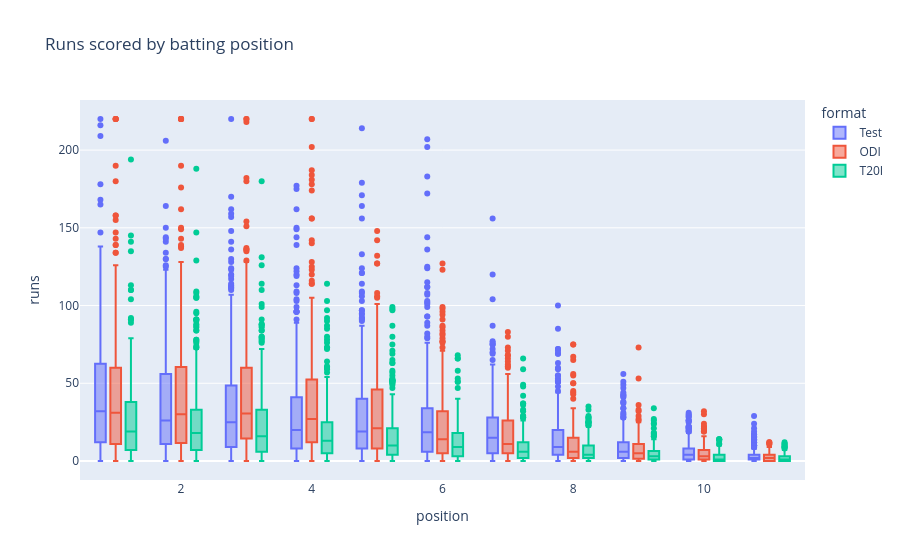

This figure's notebook cell:
### Markdown cell above
# Cell 5: runs by batting position

### Code cell
runs = db.run_query("""
    SELECT b.batting_position AS position, b.runs, m.match_format AS format
    FROM batting_performances b JOIN matches m ON m.match_id = b.match_id
    WHERE m.match_format IN ('Test','ODI','T20I')""")
fig = px.box(runs, x="position", y="runs", color="format",
             title="Runs scored by batting position")
save(fig, "runs_by_position").show()

### Figure 1 — Plotly figure (JSON) as saved in the notebook; plotly's stock layout.template omitted (floating-point values rounded to 4 significant figures; data arrays with more than 128 entries replaced by an {"elided": "..."} marker saying what was removed)
{"data": [{"alignmentgroup": "True", "hovertemplate": "format=Test<br>position=%{x}<br>runs=%{y}<extra></extra>", "legendgroup": "Test", "marker": {"color": "#636efa"}, "name": "Test", "notched": false, "offsetgroup": "Test", "orientation": "v", "showlegend": true, "type": "box", "x": {"elided": "4384 int values"}, "x0": " ", "xaxis": "x", "y": {"elided": "4384 int values"}, "y0": " ", "yaxis": "y"}, {"alignmentgroup": "True", "hovertemplate": "format=ODI<br>position=%{x}<br>runs=%{y}<extra></extra>", "legendgroup": "ODI", "marker": {"color": "#EF553B"}, "name": "ODI", "notched": false, "offsetgroup": "ODI", "orientation": "v", "showlegend": true, "type": "box", "x": {"elided": "2919 int values"}, "x0": " ", "xaxis": "x", "y": {"elided": "2919 int values"}, "y0": " ", "yaxis": "y"}, {"alignmentgroup": "True", "hovertemplate": "format=T20I<br>position=%{x}<br>runs=%{y}<extra></extra>", "legendgroup": "T20I", "marker": {"color": "#00cc96"}, "name": "T20I", "notched": false, "offsetgroup": "T20I", "orientation": "v", "showlegend": true, "type": "box", "x": {"elided": "3568 int values"}, "x0": " ", "xaxis": "x", "y": {"elided": "3568 int values"}, "y0": " ", "yaxis": "y"}], "layout": {"boxmode": "group", "legend": {"title": {"text": "format"}, "tracegroupgap": 0}, "title": {"text": "Runs scored by batting position"}, "xaxis": {"anchor": "y", "domain": [0, 1], "title": {"text": "position"}}, "yaxis": {"anchor": "x", "domain": [0, 1], "title": {"text": "runs"}}}}
